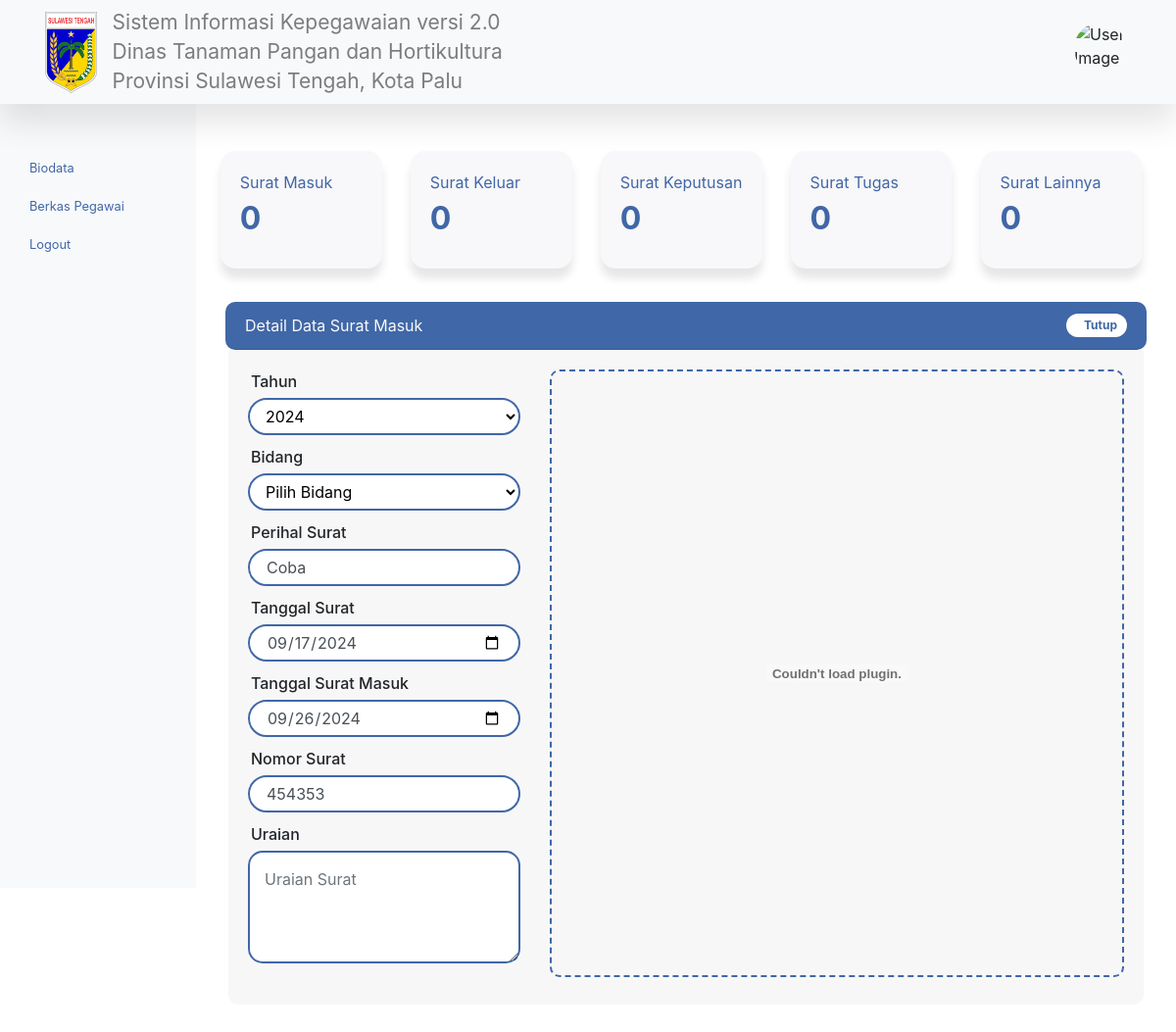
The page /lihat-detail-surat.php?surat_id=12&tipe_surat=Surat Masuk on the database its author committed.
### tables this page shows
CREATE TABLE `tb_surat` (
  `surat_id` int(11) NOT NULL,
  `pegawai_id` int(11) NOT NULL,
  `tahun_surat` int(11) NOT NULL,
  `bidang` varchar(50) NOT NULL,
  `perihal_surat` varchar(50) NOT NULL,
  `tgl_surat` date NOT NULL,
  `tgl_surat_masuk` date NOT NULL,
  `no_surat` varchar(50) NOT NULL,
  `uraian_surat` text NOT NULL,
  `surat_dir` varchar(255) NOT NULL,
  `tipe_surat` varchar(50) NOT NULL
);

### lihat-detail-surat.php (the view, shortened to what this page needs)
<?php
    require 'layouts/header.php';
    require 'layouts/navbar.php';
    require 'layouts/sidebar.php';
    $suratID = $_GET["surat_id"];
    $tipeSurat = $_GET["tipe_surat"];
    $sqlSurat = mysqli_query($conn, "SELECT * FROM tb_surat WHERE surat_id = $suratID");
    $surat = mysqli_fetch_assoc($sqlSurat);
?>
<main role="main" class="col-md-9 ml-sm-auto col-lg-10 main-content">
        <?php
            require_once 'layouts/data-surat.php';
        ?>
        <div class="row mt-2">
            <div class="col-lg-12">
                <div id="accordion">
                    <div class="card">
                       <div class="card-header d-flex justify-content-between" id="headingOne">
                            <p class="mb-0 text-light">
                                Detail Data <?= $tipeSurat; ?>
                            </p>
                            <button class="badge badge-pill badge-light" data-toggle="collapse" data-target="#collapseOne" aria-expanded="true" aria-controls="collapseOne">
                                Tutup
                            </button>
                        </div>
                      <div id="collapseOne" class="collapse show" aria-labelledby="headingOne" data-parent="#accordion">
                        <div class="card-body form-input">
                            <div class="row">
                                <div class="col-lg-4">
                                    <div class="form-group">
                                        <label for="tahun_surat">Tahun</label>
                                        <select class="form-control" name="tahun_surat" id="tahun_surat" required>
                                            <?php
                                                $tahunSekarang = date("Y");
                                                for($tahun = 2020; $tahun <= $tahunSekarang; $tahun++){
                                            ?>
                                            <option value="<?= $tahun; ?>" <?= ($surat["tahun_surat"] == $tahun) ? "selected" : ""; ?>><?= $tahun; ?></option>
                                            <?php } ?>
                                        </select>
                                    </div>
                                    <div class="form-group">
                                        <label for="bidang">Bidang</label>
                                        <select class="form-control" name="bidang" id="bidang" required>
                                            <option value="">Pilih Bidang</option>
                                        </select>
                                    </div>
                                    <div class="form-group">
                                        <label for="perihal_surat">Perihal Surat</label>
                                        <input type="text" class="form-control" id="perihal_surat" name="perihal_surat" value="<?= $surat["perihal_surat"]; ?>" placeholder="Perihal Surat" autocomplete="off" required>
                                    </div>
                                    <div class="form-group">
                                        <label for="tgl_surat">Tanggal Surat</label>
                                        <input type="date" class="form-control" id="tgl_surat" name="tgl_surat" value="<?= $surat["tgl_surat"]; ?>" placeholder="Tanggal Surat" autocomplete="off" required>
                                    </div>
                                    <?php if ($tipeSurat == "Surat Masuk") : ?>
                                        <div class="form-group">
                                            <label for="tgl_surat_masuk">Tanggal Surat Masuk</label>
                                            <input type="date" class="form-control" id="tgl_surat_masuk" name="tgl_surat_masuk" value="<?= $surat["tgl_surat_masuk"]; ?>" placeholder="Tanggal Surat Masuk" autocomplete="off" required>
                                        </div>
                                    <?php endif; ?>
                                    <div class="form-group">
                                        <label for="no_surat">Nomor Surat</label>
                                        <input type="text" class="form-control" id="no_surat" name="no_surat" value="<?= $surat["no_surat"]; ?>" placeholder="No. Surat" autocomplete="off" required>
                                    </div>
                                    <div class="form-group">
                                        <label for="uraian_surat">Uraian</label>
                                        <textarea class="form-control" name="uraian_surat" id="uraian_surat" placeholder="Uraian Surat" autocomplete="off" required><?= $surat["uraian_surat"]; ?></textarea>
                                    </div>
                                </div>
                                <div class="col-lg-8">
                                    <div class="drop-zone">
                                        <?php if ($tipeSurat == "Surat Masuk") { ?>
                                            <embed id="previewSuratFile" class="drop-zone__pdf" src="surat-masuk/document/<?= $surat["surat_dir"]; ?>" type="application/pdf" style="display: <?= strpos($surat["surat_dir"], '.pdf') !== false ? 'block' : 'none'; ?>; width: 100%; height: 100%;">
                                        <?php } elseif ($tipeSurat == "Surat Keluar") { ?>
                                            <embed id="previewSuratFile" class="drop-zone__pdf" src="surat-keluar/document/<?= $surat["surat_dir"]; ?>" type="application/pdf" style="display: <?= strpos($surat["surat_dir"], '.pdf') !== false ? 'block' : 'none'; ?>; width: 100%; height: 100%;">
                                        <?php } elseif ($tipeSurat == "Surat Keputusan") { ?>
                                            <embed id="previewSuratFile" class="drop-zone__pdf" src="surat-keputusan/document/<?= $surat["surat_dir"]; ?>" type="application/pdf" style="display: <?= strpos($surat["surat_dir"], '.pdf') !== false ? 'block' : 'none'; ?>; width: 100%; height: 100%;">
                                        <?php } elseif ($tipeSurat == "Tugas") { ?>
                                            <embed id="previewSuratFile" class="drop-zone__pdf" src="tugas/document/<?= $surat["surat_dir"]; ?>" type="application/pdf" style="display: <?= strpos($surat["surat_dir"], '.pdf') !== false ? 'block' : 'none'; ?>; width: 100%; height: 100%;">
                                        <?php } elseif ($tipeSurat == "Surat Lainnya") { ?>
                                            <embed id="previewSuratFile" class="drop-zone__pdf" src="surat-lainnya/document/<?= $surat["surat_dir"]; ?>" type="application/pdf" style="display: <?= strpos($surat["surat_dir"], '.pdf') !== false ? 'block' : 'none'; ?>; width: 100%; height: 100%;">
                                        <?php } ?>
                                    </div>
                                </div>
                            </div>
                        </div>
                      </div>
                    </div>
                </div>
            </div>
        </div>
      </main>
<?php
    require 'layouts/footer.php';
?>

### assets/css/style.css (style rules this page uses)
.main-content { padding: 30px; margin-top: 18px; }
.card { text-align: left; border-radius: 15px; background-color: #F8F7F9; border: none; box-shadow: 0 10px 10px rgba(0,0,0,0.1); }
.card p { color: #4067A7; }
#accordion .card { margin-top: 10px; background-color: #00000000; box-shadow: none; }
#accordion .card-header { background-color: #4067A7; border-radius: 10px; }
#accordion .card-body { background-color: #F8F7F7; border-radius: 0 0 10px 10px; margin-left: 3px; margin-right: 3px; margin-bottom: 10px; }
#accordion .card-header .badge-light { color: #4067A7 !important; background-color: white !important; border: none !important; padding: 0px 10px 0px 18px; }
#accordion .card-header .badge-light { color: #4067A7 !important; background-color: white !important; border: none !important; }
.form-input input { height: 15px; border-radius: 30px; border: 2px solid #4067A7; padding: 17px; box-sizing: border-box; }
.form-input select { height: 15px; border-radius: 30px; border: 2px solid #4067A7; box-sizing: border-box; color: #000!important; }
.form-input textarea { height: 115px; border-radius: 15px; border: 2px solid #4067A7; padding: 15px; box-sizing: border-box; }
.form-input label { margin-bottom: 5px; font-weight: 500; margin-left: 3px; }
.form-group { margin-bottom: 10px; }
.drop-zone { position: relative; width: 100%; height: 620px; padding: 15px; display: flex; align-items: center; justify-content: center; text-align: center; font-family: "Quicksand", sans-serif; font-weight: 500; font-size: 20px; color: #cccccc; border: 2px dashed #4067A7; border-radius: 10px; overflow: hidden; }
.drop-zone__pdf { width: 100%; height: 100%; border: none; }

### rows shown on the page
tb_surat: tahun_surat "2024", perihal_surat "Coba", tgl_surat "09/17/2024", tgl_surat_masuk "09/26/2024", no_surat "454353"

### other values the page prints
$totSuratMasuk "0"
$totSuratKeluar "0"
$totSuratKeputusan "0"
$totSuratTugas "0"
$totSuratLainnya "0"
$tipeSurat "Surat Masuk"
